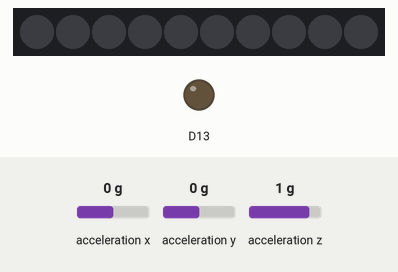
Bench run of a sketch on a simulated Adafruit Circuit Playground Express. Parts: 10 RGB LEDs in strip order, left to right, output pins drawn as LEDs (lit = HIGH). The inputs (shaded band) are chosen by the test bench; at power-on: acceleration x 0 g, acceleration y 0 g, acceleration z 1 g. Dim RGB values are drawn brighter than linear.

Above: at 2.8 s.
2.9 s: acceleration x set to -1.4 g
At 3.1 s:
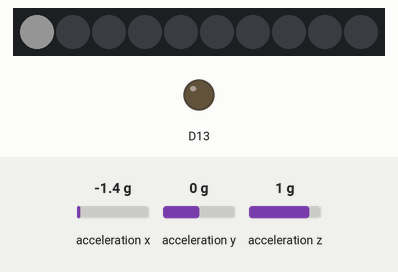
5.1 s: acceleration x set to 0 g
6.6 s: acceleration x set to -0.8 g
At 7.41 s:
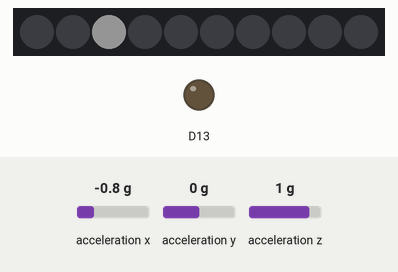
Timing chart, 0 to 9.6 s (numbered marks = the images above; inputs shaded):
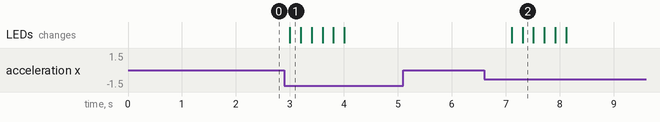

Measured:
- after the input at 2.9 s, the LEDs: change after 0.10 s (image 1)
- after the input at 5.1 s, every drawn part: stays the same
- after the input at 6.6 s, the LEDs: first change after 0.51 s (image 2 shows a later state)

The sketch:

circuit_playground_pill_reminder.ino
```cpp
// Reminder for 2x/day medication.  Resets indicators to get attention when medication is due.

#include <Adafruit_CircuitPlayground.h>
#include <Wire.h>
#include <SPI.h>

#define SECONDS_PER_MIN 60ul
#define MINUTES_PER_HOUR 60ul
#define SECONDS_PER_HOUR (SECONDS_PER_MIN * MINUTES_PER_HOUR)
#define SECONDS_PER_12H (SECONDS_PER_HOUR * 12ul)
#define SECONDS_PER_10H (SECONDS_PER_HOUR * 8ul)
#define SECONDS_PER_PIXEL_24H (SECONDS_PER_HOUR * 24ul / 10ul)

// we light one pixel at a time, this is our counter
uint8_t pixeln = 0;
uint8_t colorn = 0;
float x_accel;
float y_accel;
float z_accel;
uint32_t loopsSinceBottleTip = 0;
uint32_t hoursSinceBottleTip;

const uint32_t pill_interval_second = SECONDS_PER_12H;
const uint32_t pill_interval_first = SECONDS_PER_10H;

void setup() {
  //while (!Serial);
  Serial.begin(9600);
  //Serial.println("Circuit Playground test!");
  loopsSinceBottleTip = pill_interval_first - 10;
  CircuitPlayground.begin();
}


void loop() {
  delay(1000);

  x_accel = CircuitPlayground.motionX();
  y_accel = CircuitPlayground.motionY();
  z_accel = CircuitPlayground.motionZ();

  if((fabs(x_accel) > 4.0f) ||
     (fabs(y_accel) > 4.0f) ||
     (fabs(z_accel) < 4.0f))
  {
     loopsSinceBottleTip = 0;
  }
  else
  {
    loopsSinceBottleTip++;
  }


  //update neopixels based on medicine state
  if(loopsSinceBottleTip == 0)
  {
    for(pixeln = 0; pixeln < 11; pixeln++)
    {
      CircuitPlayground.setPixelColor(pixeln, 255,255,255);
      delay(100);
      CircuitPlayground.clearPixels();
    }
  }

  // every 10 seconds, show elapsed time since medication by indicating in dim purple (1 pixel = 2.4h elapsed):
  if(!(loopsSinceBottleTip % 10))
  {
    for(pixeln=0; pixeln<10; pixeln++)
      {
        if(pixeln < (loopsSinceBottleTip/SECONDS_PER_PIXEL_24H))
        {
          CircuitPlayground.setPixelColor(pixeln, 16,0,16);
        }
      }
    delay(1000);
    CircuitPlayground.clearPixels();
    // we just burned an extra second, so add to time:
    loopsSinceBottleTip++;
  }

  // show green animation if > 12h:
  if(loopsSinceBottleTip > pill_interval_second)
  {
    CircuitPlayground.clearPixels();
    if(loopsSinceBottleTip % 2)
    {
      for(pixeln = 0; pixeln <= 10; pixeln += 2 )
      {
        CircuitPlayground.setPixelColor(pixeln, 0,128,0);
      }
    }
    else
    {
      for(pixeln = 1; pixeln <= 9; pixeln += 2 )
      {
        CircuitPlayground.setPixelColor(pixeln, 0,128,0);
      }
    }
  }

  // show amber animation if 10-12h:
  else if(loopsSinceBottleTip > pill_interval_first)
  {
    CircuitPlayground.clearPixels();
    if(loopsSinceBottleTip % 2)
    {
      for(pixeln = 0; pixeln <= 10; pixeln += 2)
      {
        CircuitPlayground.setPixelColor(pixeln, 128,128,0);
      }
    }
    else
    {
      for(pixeln = 1; pixeln <= 9; pixeln += 2)
      {
        CircuitPlayground.setPixelColor(pixeln, 128,128,0);
      }
    }
  }


  // Debug elapsed time:
  //Serial.print(loopsSinceBottleTip);
  //Serial.print("\n");

  /************* TEST ACCEL */
  // Display the results (acceleration is measured in m/s*s)
  /*
  Serial.print(CircuitPlayground.motionX());
  Serial.print(",");
  Serial.print(CircuitPlayground.motionY());
  Serial.print(",");
  Serial.print(CircuitPlayground.motionZ());
  Serial.print("\n");
  */
}
```
